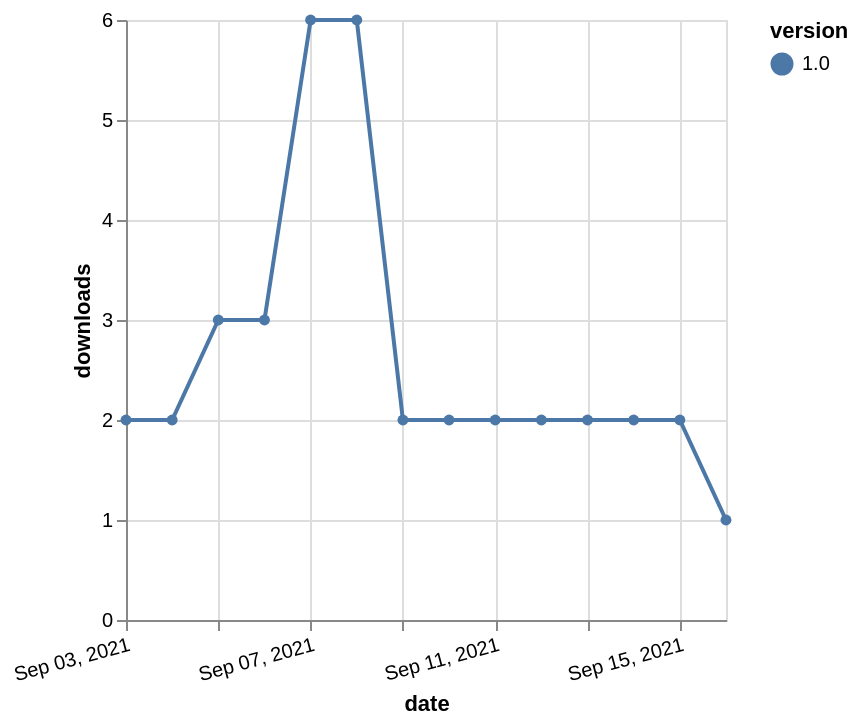

The specification (Vega-Lite) saved for this image:
### Vega-Lite specification from a JSON file in a GitHub repository (floating-point values rounded to 4 significant figures)
{"$schema": "https://vega.github.io/schema/vega-lite/v5.json", "description": "A simple bar chart with embedded data.", "data": {"values": [{"date": "2021-09-03", "total": 3207, "delta": 2, "version": "1.0"}, {"date": "2021-09-04", "total": 3209, "delta": 2, "version": "1.0"}, {"date": "2021-09-05", "total": 3212, "delta": 3, "version": "1.0"}, {"date": "2021-09-06", "total": 3215, "delta": 3, "version": "1.0"}, {"date": "2021-09-07", "total": 3221, "delta": 6, "version": "1.0"}, {"date": "2021-09-08", "total": 3227, "delta": 6, "version": "1.0"}, {"date": "2021-09-09", "total": 3229, "delta": 2, "version": "1.0"}, {"date": "2021-09-10", "total": 3231, "delta": 2, "version": "1.0"}, {"date": "2021-09-11", "total": 3233, "delta": 2, "version": "1.0"}, {"date": "2021-09-12", "total": 3235, "delta": 2, "version": "1.0"}, {"date": "2021-09-13", "total": 3237, "delta": 2, "version": "1.0"}, {"date": "2021-09-14", "total": 3239, "delta": 2, "version": "1.0"}, {"date": "2021-09-15", "total": 3241, "delta": 2, "version": "1.0"}, {"date": "2021-09-16", "total": 3242, "delta": 1, "version": "1.0"}]}, "width": "container", "mark": {"type": "line", "point": {"filled": true}}, "encoding": {"x": {"field": "date", "type": "temporal", "timeUnit": "yearmonthdate", "title": "date", "axis": {"labelAngle": -15}}, "y": {"field": "delta", "type": "quantitative", "title": "downloads"}, "color": {"field": "version", "type": "nominal"}, "tooltip": {"field": "delta"}}}
